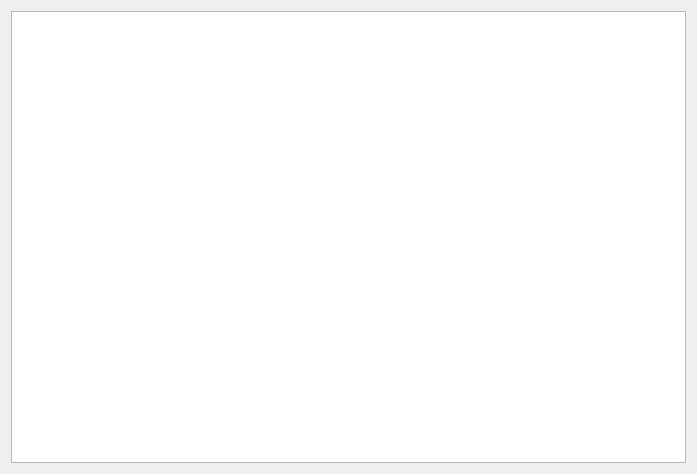
<?xml version="1.0" encoding="UTF-8"?>
<ui version="4.0">
 <class>LoggingDialog</class>
 <widget class="QDialog" name="LoggingDialog">
  <property name="geometry">
   <rect>
    <x>0</x>
    <y>0</y>
    <width>697</width>
    <height>474</height>
   </rect>
  </property>
  <property name="windowTitle">
   <string>Dialog</string>
  </property>
  <layout class="QVBoxLayout" name="verticalLayout">
   <item>
    <widget class="QPlainTextEdit" name="loggingPlainTextEdit"/>
   </item>
  </layout>
 </widget>
 <resources/>
 <connections/>
</ui>
